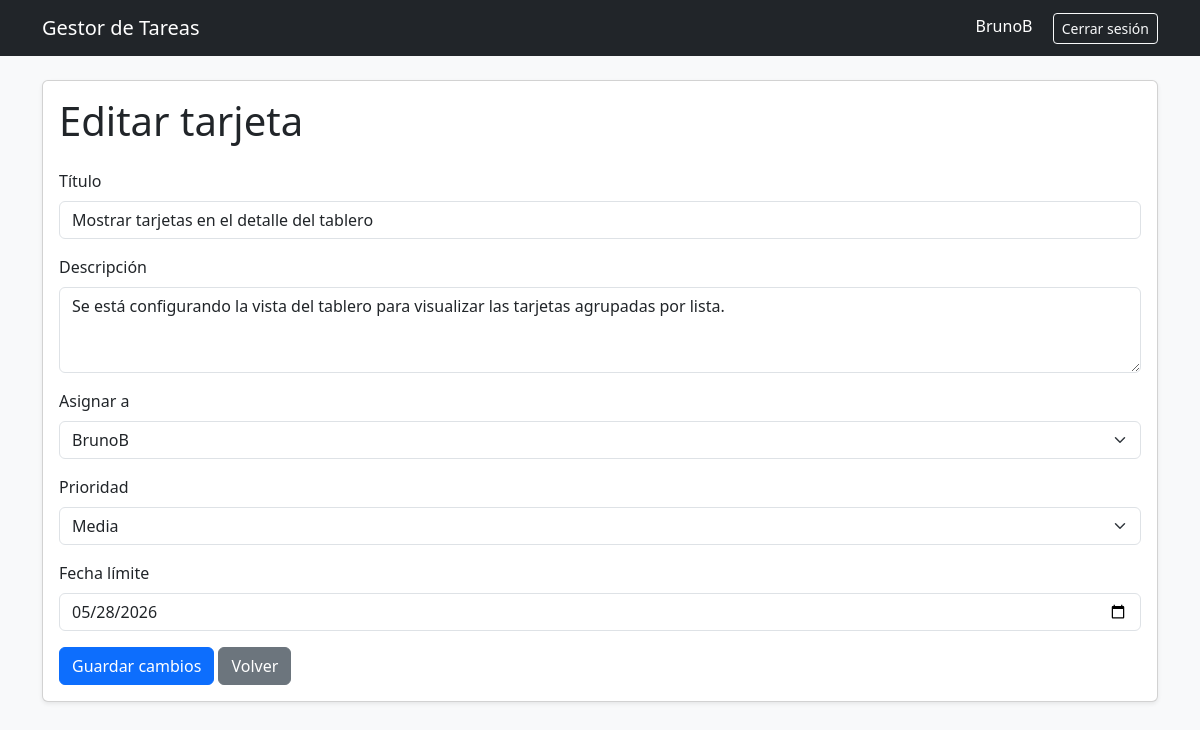
Page /tarjetas/4/editar/ (signed in) on the committed database.
### boards/models.py (models this page shows, shortened)
class Card(models.Model):
    PRIORITY_CHOICES = [
        ('alta', 'Alta'),
        ('media', 'Media'),
        ('baja', 'Baja'),
    ]
    title = models.CharField(max_length=100)
    description = models.TextField(blank=True, null=True)
    task_list = models.ForeignKey(
        TaskList,
        on_delete=models.CASCADE,
        related_name='cards'
    )
    assigned_to = models.ForeignKey(
        User,
        on_delete=models.SET_NULL,
        blank=True,
        null=True,
        related_name='assigned_cards'
    )
    priority = models.CharField(
        max_length=10,
        choices=PRIORITY_CHOICES,
        default='media'
    )
    due_date = models.DateField(
        blank=True,
        null=True
    )
    position = models.PositiveIntegerField(default=0)
    created_at = models.DateTimeField(auto_now_add=True)
    class Meta:
        ordering = ['position']

### boards/views.py (the view, shortened to what this page needs)
# urls.py: path('tarjetas/<int:card_id>/editar/', views.edit_card, name='edit_card'),
@login_required
def edit_card(request, card_id):
    card = get_object_or_404(
        Card,
        id=card_id,
        task_list__board__owner=request.user
    )
    users = User.objects.all()
    return render(request, 'boards/edit_card.html', {
        'card': card,
        'users': users
    })

### boards/templates/boards/edit_card.html (shortened to what this page needs)
{% extends 'base.html' %}
{% block content %}
<div class="card shadow-sm">
    <div class="card-body">
        <h1 class="mb-4">Editar tarjeta</h1>
        <form method="POST">
            <div class="mb-3">
                <label class="form-label">Título</label>
                <input
                    type="text"
                    name="title"
                    value="{{ card.title }}"
                    class="form-control"
                    required
                >
            </div>
            <div class="mb-3">
                <label class="form-label">Descripción</label>
                <textarea
                    name="description"
                    class="form-control"
                    rows="3"
                >{{ card.description }}</textarea>
            </div>
            <div class="mb-3">
                <label class="form-label">Asignar a</label>
                <select name="assigned_to" class="form-select">
                    {% for user in users %}
                        <option
                            value="{{ user.id }}"
                            {% if card.assigned_to and card.assigned_to.id == user.id %}
                                selected
                            {% endif %}
                        >
                            {{ user.username }}
                        </option>
                    {% endfor %}
                </select>
            </div>
            <div class="mb-3">
                <label class="form-label">Prioridad</label>
                <select name="priority" class="form-select">
                    <option value="media"
                        {% if card.priority == 'media' %}
                            selected
                        {% endif %}
                    >
                        Media
                    </option>
                </select>
            </div>
            <div class="mb-3">
                <label class="form-label">Fecha límite</label>
                <input
                    type="date"
                    name="due_date"
                    value="{{ card.due_date|date:'Y-m-d' }}"
                    class="form-control"
                >
            </div>
            <button type="submit" class="btn btn-primary">
                Guardar cambios
            </button>
            <a href="{% url 'board_detail' card.task_list.board.id %}"
               class="btn btn-secondary">
                Volver
            </a>
        </form>
    </div>
</div>
{% endblock %}

### boards/templates/base.html (shortened to what this page needs)
<!DOCTYPE html>
<html lang="es">
<head>
    <link href="https://cdn.jsdelivr.net/npm/bootstrap@5.3.3/dist/css/bootstrap.min.css" rel="stylesheet">
</head>
<body class="bg-light">
    <nav class="navbar navbar-expand-lg navbar-dark bg-dark mb-4">
        <div class="container">
            <a class="navbar-brand" href="{% url 'home' %}">Gestor de Tareas</a>
            <div>
                {% if user.is_authenticated %}
                    <span class="text-white me-3">{{ user.username }}</span>
                    <a href="{% url 'logout' %}" class="btn btn-outline-light btn-sm">Cerrar sesión</a>
                {% endif %}
            </div>
        </div>
    </nav>
    <main class="container">
        {% block content %}
        {% endblock %}
    </main>
</body>
</html>

### rows in the picture
Card: title "Mostrar tarjetas en el detalle del tablero", description "Se está configurando la vista del tablero para visualizar las tarjetas agrupadas por lista.", assigned_to "BrunoB", priority "Media", due_date "05/28/2026"

### other values in the picture
{{ user.username }} "BrunoB"
